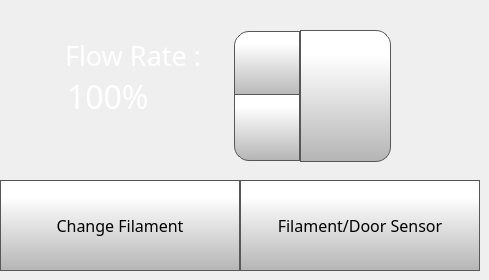
      <widget class="QWidget" name="filamentTab">
       <attribute name="icon">
        <iconset>
         <normaloff>templates/img/Spool.png</normaloff>
         <normalon>templates/img/Spool_Selected.png</normalon>
         <activeon>png/Spool_Selected.png</activeon>
         <selectedoff>png/Spool.png</selectedoff>
         <selectedon>png/Spool_Selected.png</selectedon>templates/img/Spool.png</iconset>
       </attribute>
       <attribute name="title">
        <string/>
       </attribute>
       <widget class="QToolButton" name="changeFilamentButton">
        <property name="geometry">
         <rect>
          <x>0</x>
          <y>180</y>
          <width>240</width>
          <height>91</height>
         </rect>
        </property>
        <property name="font">
         <font>
          <family>Gotham</family>
          <pointsize>12</pointsize>
         </font>
        </property>
        <property name="styleSheet">
         <string notr="true">QToolButton  {
     border: 1px solid rgb(87, 87, 87);
	background-color: qlineargradient(spread:pad, x1:0, y1:1, x2:0, y2:0.188, stop:0 rgba(180, 180, 180, 255), stop:1 rgba(255, 255, 255, 255));


}

QToolButton :pressed {
    background-color: qlineargradient(x1: 0, y1: 0, x2: 0, y2: 1,
                                      stop: 0 #dadbde, stop: 1 #f6f7fa);
}

QToolButton :flat {
    border: none; /* no border for a flat push button */
}

QToolButton :default {
    border-color: navy; /* make the default button prominent */
}

QToolButton :focus {
	outline: none;
}</string>
        </property>
        <property name="text">
         <string>Change Filament</string>
        </property>
        <property name="icon">
         <iconset>
          <normaloff>templates/img/changeFilament.png</normaloff>templates/img/changeFilament.png</iconset>
        </property>
        <property name="iconSize">
         <size>
          <width>60</width>
          <height>60</height>
         </size>
        </property>
        <property name="toolButtonStyle">
         <enum>Qt::ToolButtonTextUnderIcon</enum>
        </property>
       </widget>
       <widget class="QPushButton" name="setFlowRateButton">
        <property name="geometry">
         <rect>
          <x>300</x>
          <y>30</y>
          <width>91</width>
          <height>132</height>
         </rect>
        </property>
        <property name="font">
         <font>
          <family>Gotham</family>
          <pointsize>13</pointsize>
         </font>
        </property>
        <property name="styleSheet">
         <string notr="true">QPushButton {
     border: 1px solid rgb(87, 87, 87);
	background-color: qlineargradient(spread:pad, x1:0, y1:1, x2:0, y2:0.188, stop:0 rgba(180, 180, 180, 255), stop:1 rgba(255, 255, 255, 255));
border-top-right-radius: 15px;
border-bottom-right-radius: 15px;

}

QPushButton:pressed {
    background-color: qlineargradient(x1: 0, y1: 0, x2: 0, y2: 1,
                                      stop: 0 #dadbde, stop: 1 #f6f7fa);
}

QPushButton:flat {
    border: none; /* no border for a flat push button */
}

QPushButton:default {
    border-color: navy; /* make the default button prominent */
}

QPushButton:focus {
	outline: none;
}</string>
        </property>
        <property name="text">
         <string/>
        </property>
        <property name="icon">
         <iconset>
          <normaloff>templates/img/verification-mark.png</normaloff>templates/img/verification-mark.png</iconset>
        </property>
        <property name="iconSize">
         <size>
          <width>50</width>
          <height>50</height>
         </size>
        </property>
       </widget>
       <widget class="QSpinBox" name="flowRateSpinBox">
        <property name="geometry">
         <rect>
          <x>62</x>
          <y>28</y>
          <width>241</width>
          <height>136</height>
         </rect>
        </property>
        <property name="font">
         <font>
          <family>Gotham</family>
          <pointsize>24</pointsize>
         </font>
        </property>
        <property name="styleSheet">
         <string notr="true">QSpinBox {
    padding-right: 5px; /* make room for the arrows */
	color: rgb(255, 255, 255);
	background-color: rgba(255, 255, 255, 0);
   
}
QSpinBox ::text:selected {
	background-color: rgb(255, 146, 57);
   
}
QSpinBox::up-button {
     border: 1px solid rgb(87, 87, 87);

border-top-left-radius: 15px;
	background-color: qlineargradient(spread:pad, x1:0, y1:1, x2:0, y2:0.188, stop:0 rgba(180, 180, 180, 255), stop:1 rgba(255, 255, 255, 255));
    width: 60px;
     height: 61px;
    padding: 2px;
}

QSpinBox::up-arrow { image: url(./templates/img/arrows.png);
    width: 40px;
     height: 40px;
padding: 5px; }



QSpinBox::up-button:pressed {
    background-color: qlineargradient(x1: 0, y1: 0, x2: 0, y2: 1,
                                      stop: 0 #dadbde, stop: 1 #f6f7fa);
}


QSpinBox::down-button {
     border: 1px solid rgb(87, 87, 87);
border-bottom-left-radius: 15px;
	background-color: qlineargradient(spread:pad, x1:0, y1:1, x2:0, y2:0.188, stop:0 rgba(180, 180, 180, 255), stop:1 rgba(255, 255, 255, 255));
    width: 60px;
     height: 61px;
    padding: 2px;
}

QSpinBox::down-arrow {image: url(./templates/img/arrows-5.png);
    width: 40px;
     height: 40px;
padding: 5px;
}

QSpinBox::down-button:pressed {
    background-color: qlineargradient(x1: 0, y1: 0, x2: 0, y2: 1,
                                      stop: 0 #dadbde, stop: 1 #f6f7fa);

}

</string>
        </property>
        <property name="frame">
         <bool>false</bool>
        </property>
        <property name="readOnly">
         <bool>false</bool>
        </property>
        <property name="buttonSymbols">
         <enum>QAbstractSpinBox::UpDownArrows</enum>
        </property>
        <property name="accelerated">
         <bool>true</bool>
        </property>
        <property name="suffix">
         <string>%</string>
        </property>
        <property name="minimum">
         <number>75</number>
        </property>
        <property name="maximum">
         <number>125</number>
        </property>
        <property name="singleStep">
         <number>1</number>
        </property>
        <property name="value">
         <number>100</number>
        </property>
       </widget>
       <widget class="QLabel" name="flowRateLabelControlPage">
        <property name="geometry">
         <rect>
          <x>65</x>
          <y>40</y>
          <width>181</width>
          <height>31</height>
         </rect>
        </property>
        <property name="font">
         <font>
          <family>Gotham Light</family>
          <pointsize>20</pointsize>
          <weight>50</weight>
          <bold>false</bold>
         </font>
        </property>
        <property name="styleSheet">
         <string notr="true">color: rgb(255, 255, 255);
background-color: rgba(255, 255, 255, 0);</string>
        </property>
        <property name="text">
         <string>Flow Rate :</string>
        </property>
       </widget>
       <widget class="QToolButton" name="toggleFilamentSensorButton">
        <property name="enabled">
         <bool>true</bool>
        </property>
        <property name="geometry">
         <rect>
          <x>240</x>
          <y>180</y>
          <width>240</width>
          <height>91</height>
         </rect>
        </property>
        <property name="font">
         <font>
          <family>Gotham</family>
          <pointsize>12</pointsize>
         </font>
        </property>
        <property name="styleSheet">
         <string notr="true">QToolButton  {
     border: 1px solid rgb(87, 87, 87);
	background-color: qlineargradient(spread:pad, x1:0, y1:1, x2:0, y2:0.188, stop:0 rgba(180, 180, 180, 255), stop:1 rgba(255, 255, 255, 255));


}

QToolButton :pressed {
    background-color: qlineargradient(x1: 0, y1: 0, x2: 0, y2: 1,
                                      stop: 0 #dadbde, stop: 1 #f6f7fa);
	/* #dadbde #f6f7fa */
}


QToolButton :flat {
    border: none; /* no border for a flat push button */
}

QToolButton :default {
    border-color: navy; /* make the default button prominent */
}

QToolButton :focus {
	outline: none;
}</string>
        </property>
        <property name="text">
         <string>Filament/Door Sensor</string>
        </property>
        <property name="icon">
         <iconset>
          <normalon>templates/img/filamentSensorOn.png</normalon>
         </iconset>
        </property>
        <property name="iconSize">
         <size>
          <width>60</width>
          <height>60</height>
         </size>
        </property>
        <property name="checkable">
         <bool>false</bool>
        </property>
        <property name="checked">
         <bool>false</bool>
        </property>
        <property name="toolButtonStyle">
         <enum>Qt::ToolButtonTextUnderIcon</enum>
        </property>
       </widget>
       <zorder>flowRateSpinBox</zorder>
       <zorder>setFlowRateButton</zorder>
       <zorder>flowRateLabelControlPage</zorder>
       <zorder>changeFilamentButton</zorder>
       <zorder>toggleFilamentSensorButton</zorder>
      </widget>
